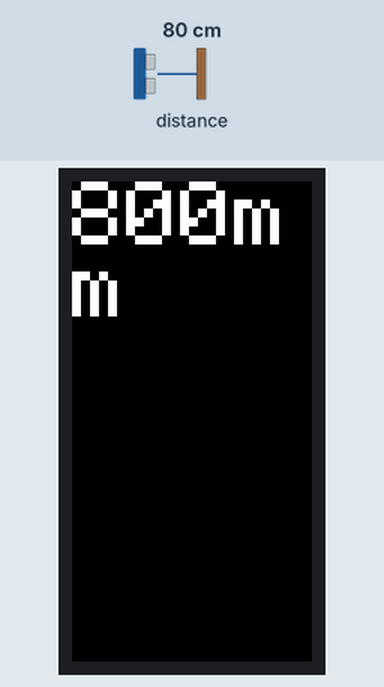
The sketch below on a simulated ESP32. On the bench: 80×160 colour display. The test bench sets the inputs (shaded band); at power-on: distance to the obstacle 80 cm. What the sketch prints to the serial monitor is not drawn.

Above: at 1.3 s.
1.4 s: distance to the obstacle set to 2 cm
At 2.6 s:
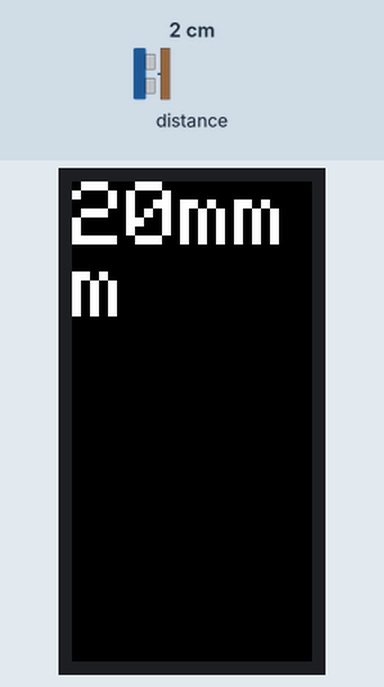
2.9 s: distance to the obstacle set to 4 cm
At 3.9 s:
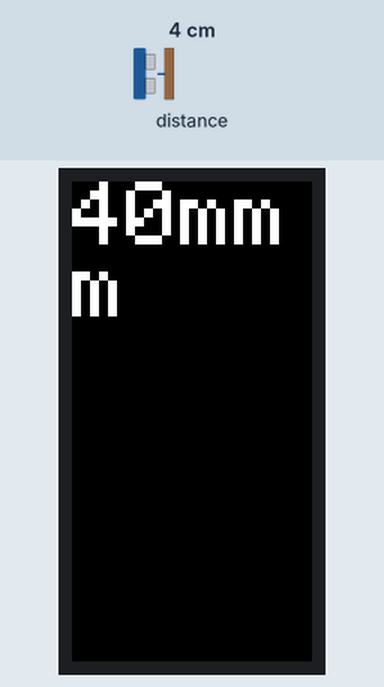
4.4 s: distance to the obstacle set to 9 cm
At 5.1 s:
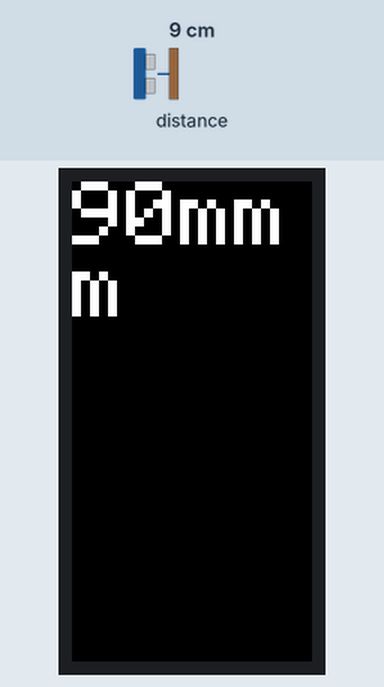
Timing chart, 0 to 7.4 s (numbered marks = the images above; inputs shaded):
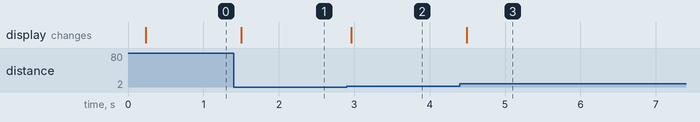

The sketch:

TOFSensor.ino
```cpp
//#include <M5Stack.h>
//#include <M5Atom.h>
#include <M5StickC.h>
#include <Wire.h>
#include "VL53L0X.h"

//library   = https://github.com/pololu/vl53l0x-arduino

VL53L0X sensor;
void setup() {
  M5.begin();

  //Power chipがgpio21, gpio22, I2Cにつながれたデバイスに接続される。
  //バッテリー動作の場合はこの関数を読んでください（バッテリーの電圧を調べるらしい）
  //M5.Power.begin();
  Wire.begin();// I2C通信を開始する

  sensor.init();
  sensor.setTimeout(500);
  M5.Lcd.fillScreen(BLACK);
  M5.Lcd.setCursor(10, 10);
  M5.Lcd.setTextColor(WHITE, BLACK);
  M5.Lcd.setTextSize(3);

  Serial.begin(9600);
}
void loop() {
  int distance = sensor.readRangeSingleMillimeters();

  //delay(500);

  int delayDistance = sensor.readRangeSingleMillimeters();

  int calcDistance = distance - delayDistance;

  M5.Lcd.setCursor(0, 0);
  //M5.Lcd.print(calcDistance);
  M5.Lcd.print(distance);
  M5.Lcd.print("mm");

  if (sensor.timeoutOccurred()) {
    M5.Lcd.setCursor(0, 50);
    M5.Lcd.println("TIMEOUT");
  }else{
    M5.Lcd.setCursor(0, 50);
    M5.Lcd.println(" ");
  }

  // シリアル通信
  Serial.println(calcDistance);

}

// void setup() {
//   M5.begin();


//   //Power chipがgpio21, gpio22, I2Cにつながれたデバイスに接続される。
//   //バッテリー動作の場合はこの関数を読んでください（バッテリーの電圧を調べるらしい）
//   //M5.Power.begin();
//   Wire.begin();// I2C通信を開始する

//   sensor.init();
//   sensor.setTimeout(500);

//   Serial.begin(9600);

//   //Led();
// }
// void loop() {
//   int distance = sensor.readRangeSingleMillimeters();

//   //delay(50);

//   int delayDistance = sensor.readRangeSingleMillimeters();

//   int calcDistance = distance - delayDistance;

//   M5.Lcd.print(calcDistance);

//   if (sensor.timeoutOccurred()) {
//     M5.Lcd.setCursor(0, 50);
//     M5.Lcd.println("TIMEOUT");
//   }else{
//     M5.Lcd.setCursor(0, 50);
//     M5.Lcd.println("        ");
//   }

//   // シリアル通信
//   Serial.println(calcDistance);

// }

// // void Led(){
// //   M5.dis.drawpix(6, 0x00ff00);  //red
// //   M5.dis.drawpix(7, 0x00ff00);
// //   M5.dis.drawpix(8, 0x00ff00);
// //   M5.dis.drawpix(16, 0x0000ff);  //blue 0x0000ff
// //   M5.dis.drawpix(18, 0x0000ff);
// // }
```

Measured:
- after the input at 1.4 s, the display: changes after 0.10 s (image 1)
- after the input at 2.9 s, the display: changes after 0.06 s (image 2)
- after the input at 4.4 s, the display: changes after 0.10 s (image 3)
